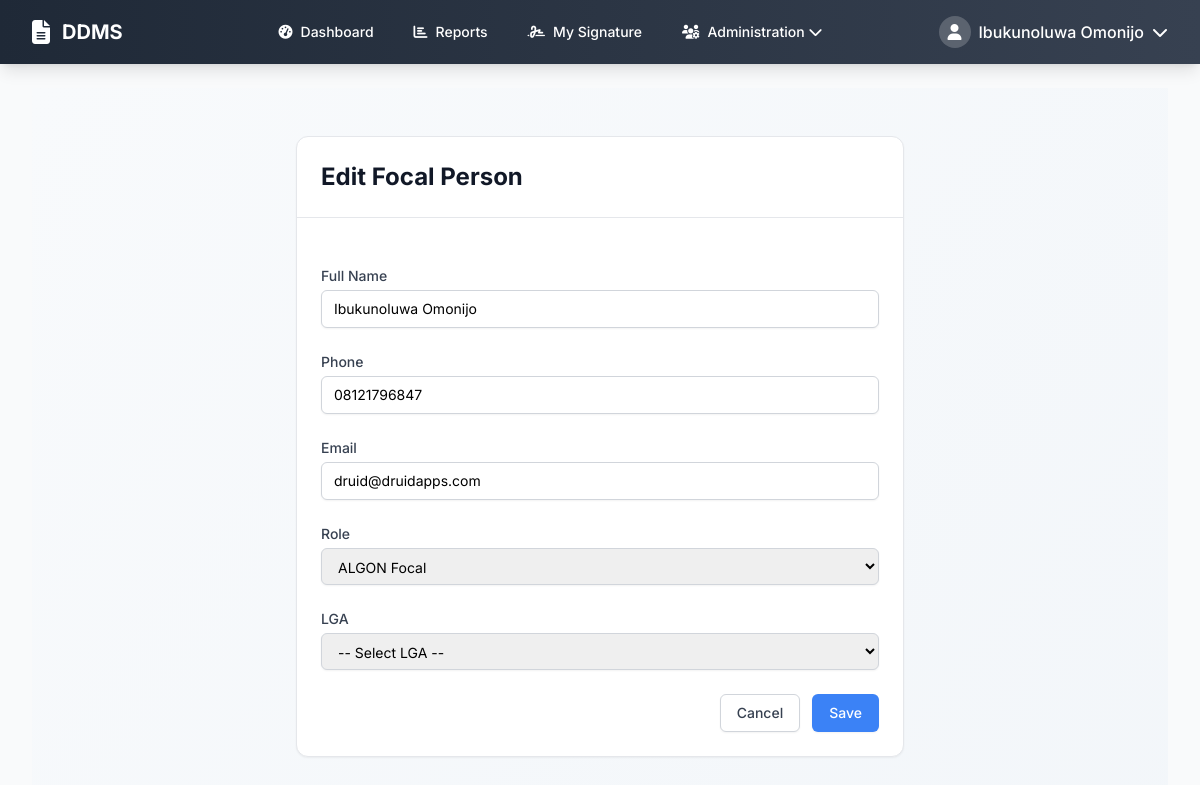
Screenshot of /admin/focal_persons/edit/1 (signed in) with the database file from the repository.
### models.py (models this page shows, shortened)
class User(UserMixin, db.Model):
    __tablename__ = 'users'
    id = db.Column(db.Integer, primary_key=True)
    email = db.Column(db.String(120), unique=True, nullable=False)
    username = db.Column(db.String(80), unique=True, nullable=False)
    password_hash = db.Column(db.String(128), nullable=False)
    full_name = db.Column(db.String(200), nullable=False)
    phone = db.Column(db.String(20))
    role = db.Column(db.String(50), nullable=False)  # super_admin, state_admin, algon_focal, dcr_focal
    organization = db.Column(db.String(100))  # ALGON, NPC, etc.
    state_id = db.Column(db.Integer, db.ForeignKey('states.id'))
    lga_id = db.Column(db.Integer, db.ForeignKey('lgas.id'))
    is_active = db.Column(db.Boolean, default=True)
    created_at = db.Column(db.DateTime, default=datetime.utcnow)
    signature_data = db.Column(db.Text)  # Base64 encoded signature
    state = db.relationship('State', backref='users')
    lga = db.relationship('LGA', backref='users')

### routes_new.py (the view)
        def decorated_function(*args, **kwargs):
            if not current_user.is_authenticated or current_user.role not in roles:
                flash('Access denied. Insufficient permissions.', 'error')
                return redirect(url_for('dashboard'))
            return f(*args, **kwargs)

### routes_new.py (called while the page is built)
def role_required(*roles):
    def decorator(f):
        def decorated_function(*args, **kwargs):
            if not current_user.is_authenticated or current_user.role not in roles:
                flash('Access denied. Insufficient permissions.', 'error')
                return redirect(url_for('dashboard'))
            return f(*args, **kwargs)
        decorated_function.__name__ = f.__name__
        return decorated_function
    return decorator

### templates/admin/focal_person_form.html (shortened to what this page needs)
{% extends "base.html" %}
{% block content %}
<div class="min-h-screen bg-gradient-to-br from-slate-50 to-slate-100">
    <div class="max-w-2xl mx-auto px-4 sm:px-6 lg:px-8 py-12">
        <div class="bg-white rounded-xl shadow-sm border border-gray-200">
            <div class="p-6 border-b">
                <h1 class="text-2xl font-bold text-gray-900">{{ 'Edit' if person else 'Add' }} Focal Person</h1>
            </div>
            <form method="POST" class="p-6 space-y-6">
                <div>
                    <label for="full_name" class="block text-sm font-medium text-gray-700">Full Name</label>
                    <input type="text" id="full_name" name="full_name" value="{{ person.full_name if person else '' }}" required class="mt-1 block w-full px-3 py-2 border border-gray-300 rounded-md shadow-sm focus:outline-none focus:ring-accent focus:border-accent sm:text-sm">
                </div>
                <div>
                    <label for="phone" class="block text-sm font-medium text-gray-700">Phone</label>
                    <input type="text" id="phone" name="phone" value="{{ person.phone if person else '' }}" required class="mt-1 block w-full px-3 py-2 border border-gray-300 rounded-md shadow-sm focus:outline-none focus:ring-accent focus:border-accent sm:text-sm">
                </div>
                <div>
                    <label for="email" class="block text-sm font-medium text-gray-700">Email</label>
                    <input type="email" id="email" name="email" value="{{ person.email if person else '' }}" class="mt-1 block w-full px-3 py-2 border border-gray-300 rounded-md shadow-sm focus:outline-none focus:ring-accent focus:border-accent sm:text-sm">
                </div>
                <div>
                    <label for="role" class="block text-sm font-medium text-gray-700">Role</label>
                    <select id="role" name="role" required class="mt-1 block w-full px-3 py-2 border border-gray-300 rounded-md shadow-sm focus:outline-none focus:ring-accent focus:border-accent sm:text-sm">
                        <option value="algon_focal" {% if person and person.role == 'algon_focal' %}selected{% endif %}>ALGON Focal</option>
                    </select>
                </div>
                <div>
                    <label for="lga_id" class="block text-sm font-medium text-gray-700">LGA</label>
                    <select id="lga_id" name="lga_id" required class="mt-1 block w-full px-3 py-2 border border-gray-300 rounded-md shadow-sm focus:outline-none focus:ring-accent focus:border-accent sm:text-sm">
                        <option value="">-- Select LGA --</option>
                    </select>
                </div>
                <div class="flex justify-end">
                    <a href="{{ url_for('manage_focal_persons') }}" class="bg-white py-2 px-4 border border-gray-300 rounded-md shadow-sm text-sm font-medium text-gray-700 hover:bg-gray-50">Cancel</a>
                    <button type="submit" class="ml-3 inline-flex justify-center py-2 px-4 border border-transparent shadow-sm text-sm font-medium rounded-md text-white bg-accent hover:bg-blue-700">Save</button>
                </div>
            </form>
        </div>
    </div>
</div>
{% endblock %}

### templates/base.html (shortened to what this page needs)
<!DOCTYPE html>
<html lang="en">
<head>
    <script src="https://cdn.tailwindcss.com"></script>
    <link href="https://cdnjs.cloudflare.com/ajax/libs/font-awesome/6.4.0/css/all.min.css" rel="stylesheet">
</head>
<body class="bg-gray-50 font-sans">
    {% if current_user.is_authenticated %}
    <nav class="bg-gradient-to-r from-primary to-secondary shadow-lg">
        <div class="max-w-7xl mx-auto px-4 sm:px-6 lg:px-8">
            <div class="flex items-center justify-between h-16">
                <div class="flex items-center">
                    <a href="{{ url_for('dashboard') }}" class="flex items-center text-white hover:text-blue-200 transition-colors duration-200">
                        <i class="fas fa-file-alt text-2xl mr-3"></i>
                        <span class="font-bold text-xl">DDMS</span>
                    </a>
                </div>
                <div class="hidden md:block">
                    <div class="ml-10 flex items-baseline space-x-4">
                        <a href="{{ url_for('dashboard') }}" class="text-white hover:bg-white hover:bg-opacity-20 hover:text-blue-200 px-3 py-2 rounded-md text-sm font-medium transition-all duration-200">
                            <i class="fas fa-tachometer-alt mr-2"></i>Dashboard
                        </a>
                        <a href="{{ url_for('reports_center') }}" class="text-white hover:bg-white hover:bg-opacity-20 hover:text-blue-200 px-3 py-2 rounded-md text-sm font-medium transition-all duration-200">
                            <i class="fas fa-chart-bar mr-2"></i>Reports
                        </a>
                        <a href="{{ url_for('upload_signature_page') }}" class="text-white hover:bg-white hover:bg-opacity-20 hover:text-blue-200 px-3 py-2 rounded-md text-sm font-medium transition-all duration-200">
                            <i class="fas fa-signature mr-2"></i>My Signature
                        </a>
                        {% if current_user.role in ['super_admin', 'state_admin'] %}
                        <div class="relative group">
                            <button class="text-white hover:bg-white hover:bg-opacity-20 hover:text-blue-200 px-3 py-2 rounded-md text-sm font-medium flex items-center transition-all duration-200">
                                <i class="fas fa-users-cog mr-2"></i>Administration
                                <i class="fas fa-chevron-down ml-1"></i>
                            </button>
                        </div>
                        {% endif %}
                    </div>
                </div>
                <div class="relative group">
                    <button class="flex items-center text-white hover:text-blue-200 transition-colors duration-200">
                        <div class="w-8 h-8 bg-white bg-opacity-20 rounded-full flex items-center justify-center mr-2">
                            <i class="fas fa-user"></i>
                        </div>
                        <span class="hidden md:block font-medium">{{ current_user.full_name }}</span>
                        <i class="fas fa-chevron-down ml-2"></i>
                    </button>
                </div>
            </div>
        </div>
    </nav>
    {% endif %}
    <main class="{% if current_user.is_authenticated %}max-w-7xl mx-auto py-6 px-4 sm:px-6 lg:px-8{% else %}min-h-screen flex items-center justify-center px-4{% endif %}">
        {% block content %}{% endblock %}
    </main>
</body>
</html>

### rows the page displays
User: full_name "Ibukunoluwa Omonijo", phone "08121796847", email "druid@druidapps.com"

### other values shown
{{ 'Edit' if person else 'Add' }} "Edit"
